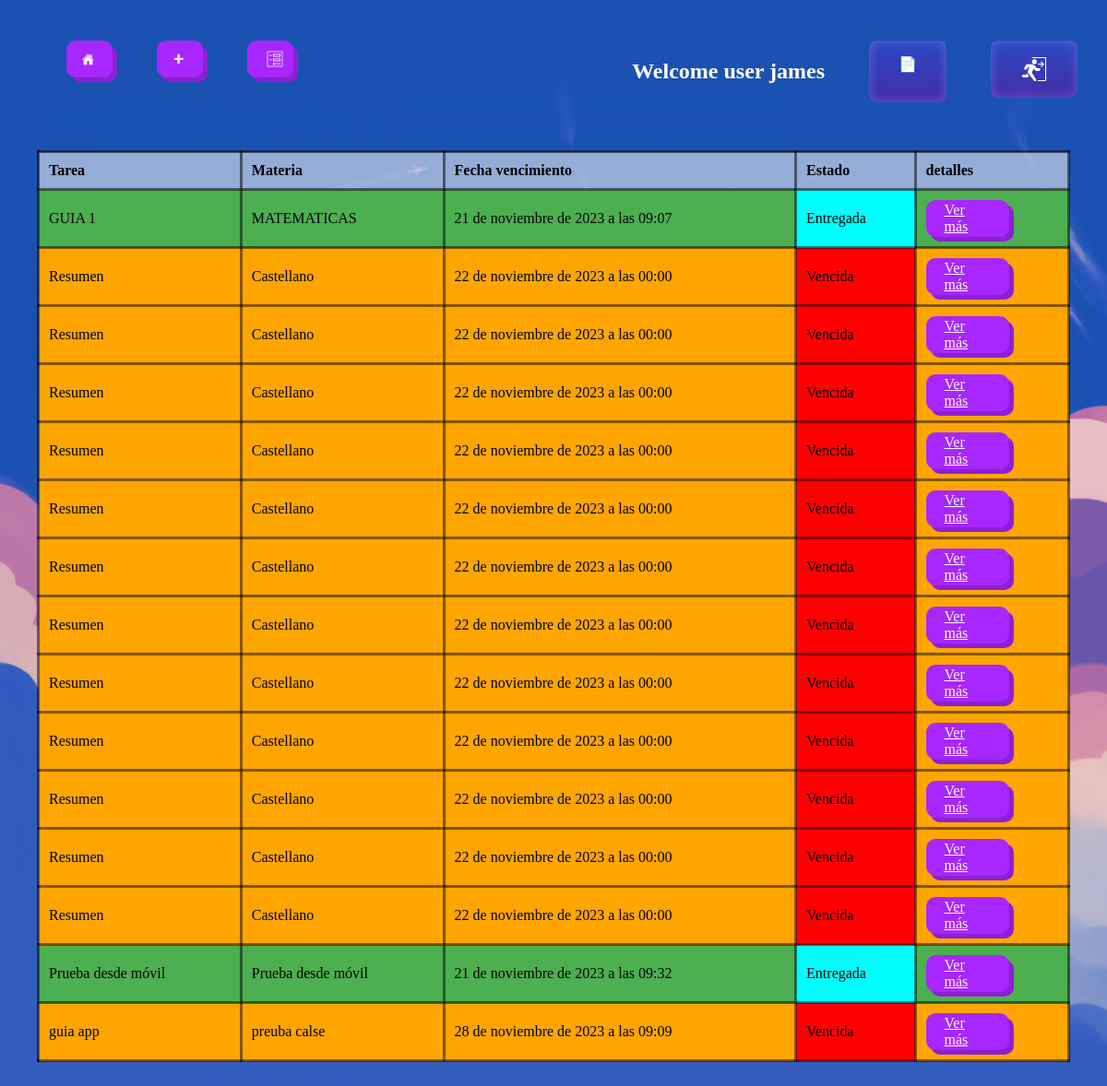
Screenshot of /tareas/ (signed in) with the database file from the repository.
### list_tasks/models.py (models this page shows, shortened)
class Tarea(models.Model):
    nombre = models.CharField(max_length=100)
    descripcion = models.TextField()
    materia = models.ForeignKey(Materia, on_delete=models.CASCADE,null=True)
    fecha_creacion = models.DateTimeField(default=timezone.now)
    fecha_vencimiento = models.DateTimeField(default=timezone.now)
    terminada = models.BooleanField(default=False)

class Materia(models.Model):
    nombre = models.CharField(max_length=100)
    def __str__(self):
        return self.nombre

### list_tasks/views.py (the view)
# urls.py: path('tareas/', views.ver_tareas, name='tareas'),
def ver_tareas(request):
    tareas = Tarea.objects.all()
    tareas_pasadas = []
    tareas_futuras = []
    now = timezone.now()
    for tarea in tareas:
        if tarea.fecha_vencimiento < now:
            tareas_pasadas.append(tarea)
        else:
            tareas_futuras.append(tarea)
    return render(request, 'componets/ver_tareas.html', {
        'tareas_pasadas': tareas_pasadas,
        'tareas_futuras': tareas_futuras,
        'tareas':tareas,
    })

### list_tasks/templates/componets/ver_tareas.html (shortened to what this page needs)
{% extends 'layouts/base.html' %}
{% load static %}
{% block content %}
<!DOCTYPE html>
<html lang="en">
<head>
    <link rel="stylesheet" type="text/css" href="{% static 'css/styles.css' %}">
</head>
<body>
    <table class="mi-tabla">
        <thead>
            <tr>
                <th>Tarea</th>
                <th>Materia</th>
                <th>Fecha vencimiento</th>
                <th>Estado</th>
                <th>detalles</th>
            </tr>
        </thead>
        <tbody>
                {% for tarea in tareas_pasadas %}
                    <tr {% if tarea.terminada %}class="tarea-terminada"{% else %}class="tarea-no-terminada"{% endif %}>
                        <td>{{ tarea.nombre }}</td>
                        <td>{{ tarea.materia }}</td>
                        <td>{{ tarea.fecha_vencimiento }}</td>
                        {% if tarea.terminada %}
                            <td style="background-color: cyan;">Entregada</td>
                        {% else %}
                            <td style="background-color: red;">Vencida</td>
                        {% endif %}
                        <td><a href="{% url 'detalle_tarea' tarea.id %}" class="btn">Ver más</a></td>
                    </tr>
                    {% endfor %}
        </tbody>
    </table>
</body>
</html>
{% endblock %}

### list_tasks/templates/layouts/base.html (shortened to what this page needs)
{% load static %}
<nav class="navbar">
  <ul>
    <li>
      <div>
        <a href="{% url 'inicio' %}">
          <button class="Btn"><h1></h1>
          </button>
        </a>
      </div>
    </li>
    <li>
      <div class="cero lejos">
        <a href="{% url 'addTarea' %}">
          <button class="Btn">
            <h1 class="svg">+</h1>
          </button>
        </a>
      </div>
    </li>
    <li>
      <div class="cero lejos">
        <a href="{% url 'tareas' %}">
          <button class="Btn">
            <img style="width: 20px;">
          </button>
        </a>
      </div>
    </li>
    {% if user.is_authenticated %}
    <li style="float: right;">
      <div class="button">
        <a href="{% url 'logout' %}">
          <img class="" style="width: 30px;">
        </a>
      </div>
    </li>
    <li style="float: right;">
      <div class="button" style="height: 35px;">
        <a href="{% url 'menuQuiz' %}">
            📄
        </a>
      </div>
    </li>
    <li style="float: right;">
      <h1 style="color: white;">Welcome user <span>{{ user }}</span></h1>
    </li>
    {% endif %}
  </ul>
</nav>
<div style="padding: 2rem;">
    {% block content %}
    {% endblock %}
</div>

### static/css/styles.css (style rules this page uses)
body { background-image: url('../fondo.png'); background-repeat: no-repeat; background-size: cover; background-attachment: fixed; }

### list_tasks/templates/layouts/base.html (style rules this page uses)
img { width: 80px; }
.navbar { overflow: hidden; }
.navbar li { float: left; color: white; text-align: center; padding: 20px 24px; text-decoration: none; }
ul { list-style: none; }
.navbar .cero { display: flex; justify-content: end; }
.Btn { position: relative; display: flex; align-items: center; justify-content: flex-start; width: 50px; height: 40px; border: none; padding: 0px 20px; background-color: rgb(168, 38, 255); color: white; font-weight: 500; cursor: pointer; border-radius: 10px; box-shadow: 5px 5px 0px rgb(140, 32, 212); transition-duration: .3s; }
.svg { width: 13px; position: absolute; right: 0; margin-right: 20px; fill: white; transition-duration: .3s; }
.button { padding: 1rem 2rem; border-radius: .5rem; border: none; font-size: 1rem; font-weight: 400; color: #f4f0ff; text-align: center; backdrop-filter: blur(10px); cursor: pointer; }
.button::before { content: ""; display: block; position: absolute; left: 0; top: 0; height: 100%; width: 100%; border-radius: .5rem; background: linear-gradient(180deg, rgba(8, 77, 126, 0) 0%, rgba(102, 8, 126, 0.42) 100%),rgba(102, 47, 255, 0.24); box-shadow: inset 0 0 12px rgba(153, 151, 255, 0.44); z-index: -1; }
.button::after { content: ""; display: block; position: absolute; top: 0; left: 0; width: 100%; height: 100%; background: linear-gradient(180deg, rgba(8, 77, 126, 0) 0%, rgba(83, 8, 126, 0.42) 100%),rgba(255, 47, 144, 0.24); box-shadow: inset 0 0 12px rgba(226, 151, 255, 0.44); border-radius: .5rem; opacity: 0; z-index: -1; transition: all .3s ease-in; }

### list_tasks/templates/componets/ver_tareas.html (style rules this page uses)
.tarea-terminada { background-color: #4CAF50; }
.tarea-no-terminada { background-color: #FFA500; }
table { width: 100%; border-collapse: collapse; margin-bottom: 20px; }
th { background-color: #f2f2f290; text-align: left; padding: 10px; border: 3px solid #00000083; }
td { text-align: left; padding: 10px; border: 3px solid #0000007c; }

### rows the page displays
Tarea: nombre "GUIA 1", materia "MATEMATICAS", fecha_vencimiento "21 de noviembre de 2023 a las 09:07", terminada "Entregada"
Tarea: nombre "Resumen", materia "Castellano", fecha_vencimiento "22 de noviembre de 2023 a las 00:00", terminada "Vencida"
Tarea: nombre "Resumen", materia "Castellano", fecha_vencimiento "22 de noviembre de 2023 a las 00:00", terminada "Vencida"
Tarea: nombre "Resumen", materia "Castellano", fecha_vencimiento "22 de noviembre de 2023 a las 00:00", terminada "Vencida"
Tarea: nombre "Resumen", materia "Castellano", fecha_vencimiento "22 de noviembre de 2023 a las 00:00", terminada "Vencida"
Tarea: nombre "Resumen", materia "Castellano", fecha_vencimiento "22 de noviembre de 2023 a las 00:00", terminada "Vencida"
Tarea: nombre "Resumen", materia "Castellano", fecha_vencimiento "22 de noviembre de 2023 a las 00:00", terminada "Vencida"
Tarea: nombre "Resumen", materia "Castellano", fecha_vencimiento "22 de noviembre de 2023 a las 00:00", terminada "Vencida"
Tarea: nombre "Resumen", materia "Castellano", fecha_vencimiento "22 de noviembre de 2023 a las 00:00", terminada "Vencida"
Tarea: nombre "Resumen", materia "Castellano", fecha_vencimiento "22 de noviembre de 2023 a las 00:00", terminada "Vencida"
Tarea: nombre "Resumen", materia "Castellano", fecha_vencimiento "22 de noviembre de 2023 a las 00:00", terminada "Vencida"
Tarea: nombre "Resumen", materia "Castellano", fecha_vencimiento "22 de noviembre de 2023 a las 00:00", terminada "Vencida"
Tarea: nombre "Resumen", materia "Castellano", fecha_vencimiento "22 de noviembre de 2023 a las 00:00", terminada "Vencida"
Tarea: nombre "Prueba desde móvil", materia "Prueba desde móvil", fecha_vencimiento "21 de noviembre de 2023 a las 09:32", terminada "Entregada"
Tarea: nombre "guia app", materia "preuba calse", fecha_vencimiento "28 de noviembre de 2023 a las 09:09", terminada "Vencida"

### other values shown
{{ user }} "james"
